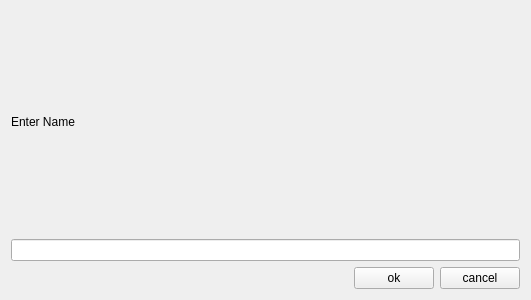
<?xml version="1.0" encoding="UTF-8"?>
<ui version="4.0">
 <class>Form</class>
 <widget class="QWidget" name="Form">
  <property name="geometry">
   <rect>
    <x>0</x>
    <y>0</y>
    <width>531</width>
    <height>300</height>
   </rect>
  </property>
  <property name="windowTitle">
   <string>Form</string>
  </property>
  <layout class="QGridLayout" name="gridLayout">
   <item row="0" column="0">
    <layout class="QVBoxLayout" name="verticalLayout">
     <item>
      <widget class="QLabel" name="label">
       <property name="text">
        <string>Enter Name</string>
       </property>
      </widget>
     </item>
     <item>
      <widget class="QLineEdit" name="lineEdit"/>
     </item>
    </layout>
   </item>
   <item row="1" column="0">
    <layout class="QHBoxLayout" name="horizontalLayout">
     <item>
      <spacer name="horizontalSpacer">
       <property name="orientation">
        <enum>Qt::Horizontal</enum>
       </property>
       <property name="sizeHint" stdset="0">
        <size>
         <width>40</width>
         <height>20</height>
        </size>
       </property>
      </spacer>
     </item>
     <item>
      <widget class="QPushButton" name="pushButton_2">
       <property name="text">
        <string>ok</string>
       </property>
      </widget>
     </item>
     <item>
      <widget class="QPushButton" name="pushButton">
       <property name="text">
        <string>cancel</string>
       </property>
      </widget>
     </item>
    </layout>
   </item>
  </layout>
 </widget>
 <resources/>
 <connections/>
</ui>
